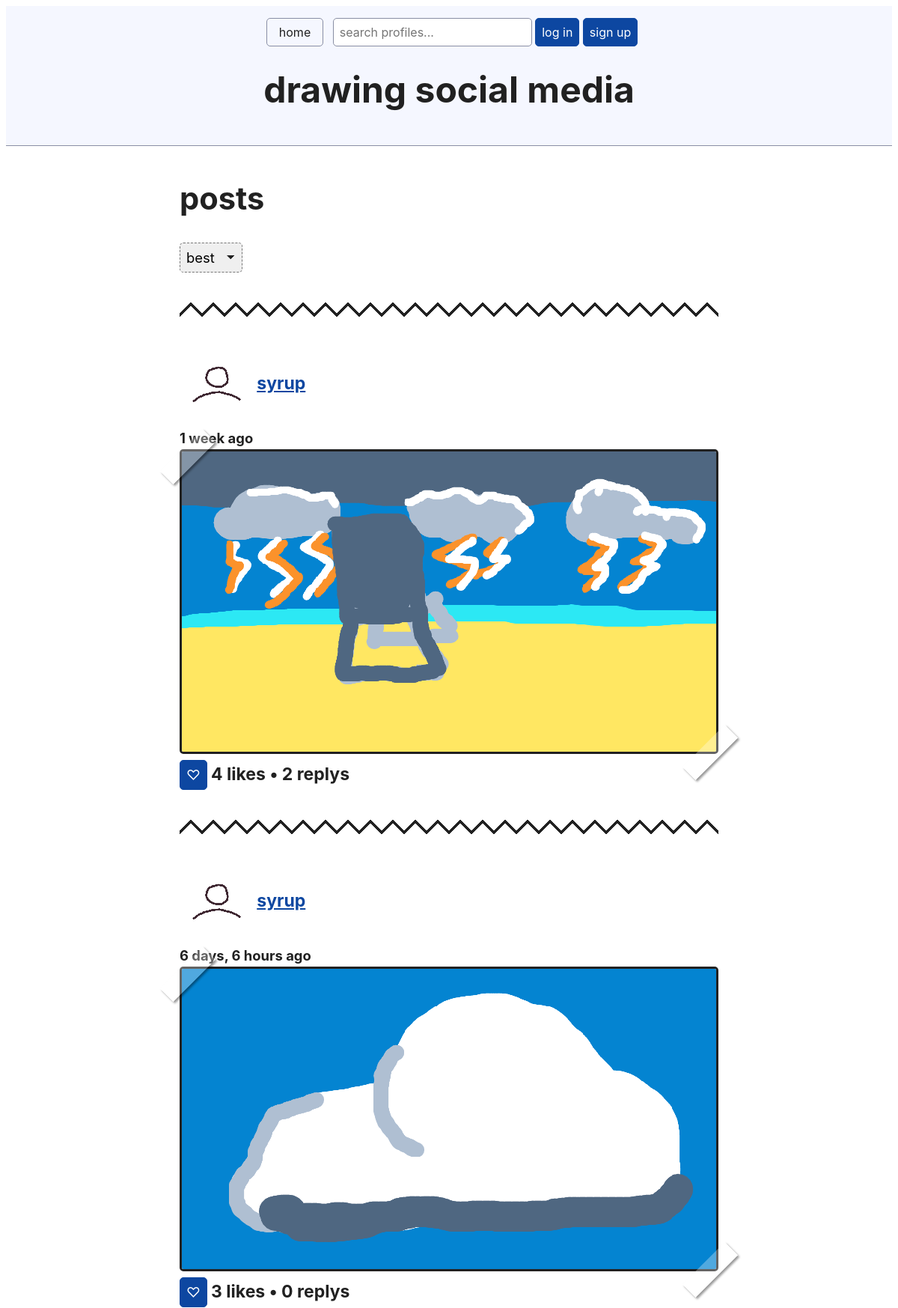
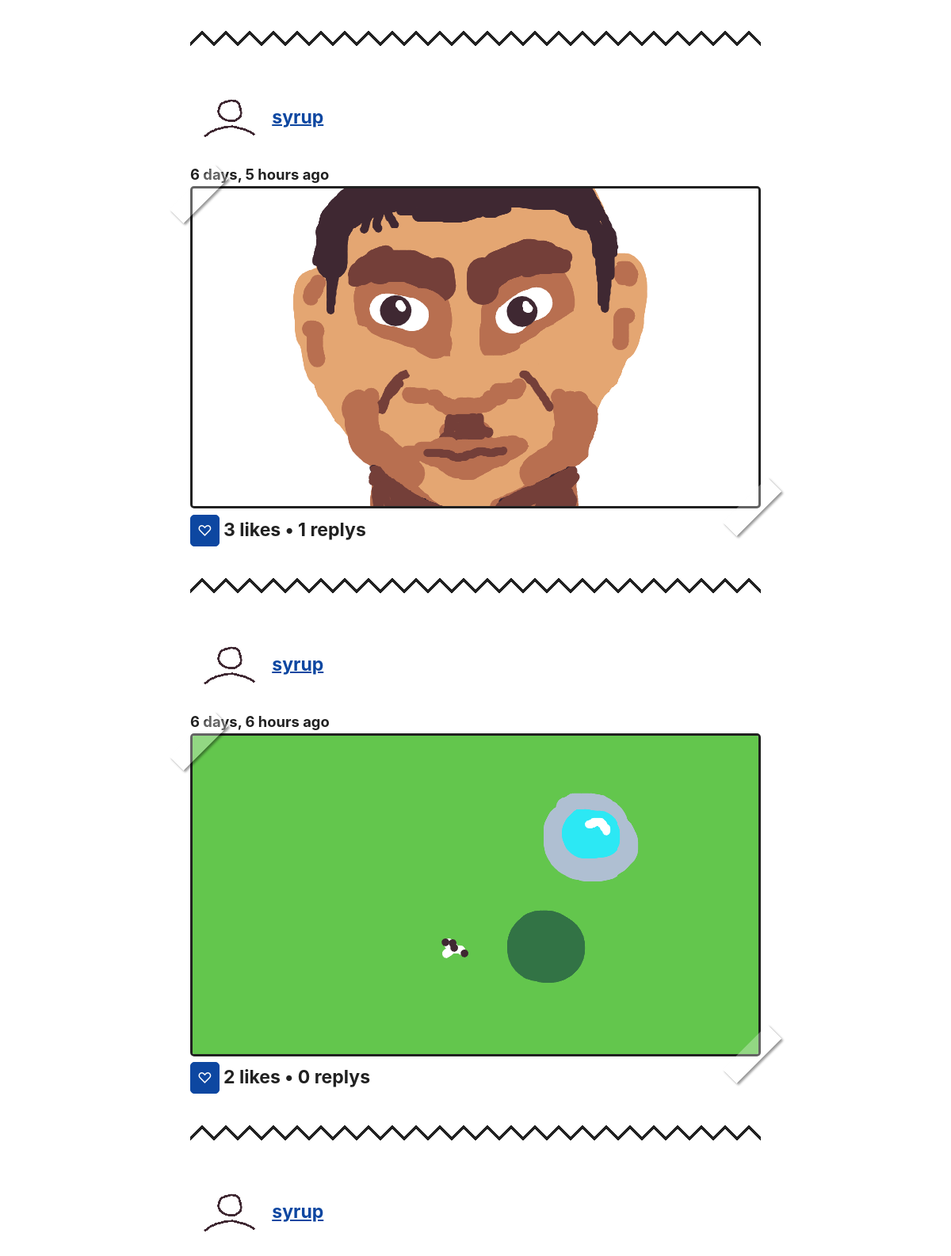
The page / (upper part) on the database its author committed (2 pictures, top to bottom).
### socialMedia/models.py (models this page shows, shortened)
class Post(models.Model):
    body = models.ImageField()
    created_by = models.ForeignKey("UserProfile", on_delete=models.CASCADE)
    created_on = models.DateTimeField(auto_now_add=True)

class UserProfile(models.Model):
    user = models.OneToOneField(User, on_delete=models.CASCADE)
    profile_picture = models.ImageField(default="placeholders/fpfPlaceholder.png")
    bio_picture = models.ImageField(default="placeholders/bioPlaceholder.png")
    follows = models.ManyToManyField(
        "self",
        related_name="followed_by",
        symmetrical=False,
        blank=True
    )
    def __str__(self):
        return self.user.username

### socialMedia/views.py (the view, shortened to what this page needs)
# urls.py: path('',views.post_homepage,name="home"),
def post_homepage(request):
    page=1
    order_by="-like_count"
    url_sort_by="best"
    parsed_url = parse_qs(urlparse(request.build_absolute_uri()).query)
    if('page' in parsed_url):
        page=parsed_url['page'][0]
    posts = Post.objects.all()
    posts = Paginator(posts.annotate(like_count=Count('likes')).order_by(order_by), 10)
    context = {
        "posts": posts.page(page),
        "url_sort_by" :url_sort_by,
        "page" : page,
        "max_page" : posts.num_pages
    }
    return render(request, "homepage.html", context)

### socialMedia/templates/homepage.html (shortened to what this page needs)
{% extends "base.html" %}
{% block page_content %}
    <h2>posts</h2>
    {% include "components/sort.html" %}
    {% for post in posts %}
        {% include 'components/post.html' %}
    {% endfor %}
{% endblock page_content %}

### socialMedia/templates/components/post.html (shortened to what this page needs)
{% load static %}
{% load filters %}
<div class="post">
    <div>
        <h4>
            <a href="{% url 'profile_detail' post.created_by.pk%}"><img style="height: 55px; border-style: none;vertical-align: middle;" src="/media/{{post.created_by.profile_picture}}" alt="body image"></a>
            <a href="{% url 'profile_detail' post.created_by.pk%}">{{ post.created_by }}</a>
        </h4>
        <b>{{ post.created_on|timesince}} ago</b>
        <div class="photo"><a href="{% url 'post_detail' post.pk%}"> <img class="art" src="/media/{{post.body.name }}" alt="body image"></a></div>
    </div>
    {% if user.is_authenticated %}
        <button onclick="like('{% url 'post_like' post.pk %}','{% url 'post_get_likes' post.pk %}',{{post.pk}},'{{ csrf_token }}')" id="p{{post.pk}}">
            {% if post.likes.all|dasame:user.pk %}
                ♥
            {% else %}
                ♡
            {% endif %}
        </button>
    {% else %}
        <form style="display: inline;" method="post" action="{% url 'login' %}">
            <button type="submit">♡</button>
        </form>
    {% endif %}
    <h4 id="pl{{post.pk}}" style="display: inline">{{post.likes.all.count}} likes • {{post.replys.all.count}} replys</h4>
    <div class="zig-zag-line"></div>
</div>

### rows shown on the page
Post: created_by.profile_picture (picture), created_by "syrup", created_on "1 week", body.name (picture), likes.all.count "4", replys.all.count "2"
Post: created_by.profile_picture (picture), created_by "syrup", created_on "6 days, 6 hours", body.name (picture), likes.all.count "3", replys.all.count "0"
Post: created_by.profile_picture (picture), created_by "syrup", created_on "6 days, 5 hours", body.name (picture), likes.all.count "3", replys.all.count "1"
Post: created_by.profile_picture (picture), created_by "syrup", created_on "6 days, 6 hours", body.name (picture), likes.all.count "2", replys.all.count "0"
Post: created_by.profile_picture (picture), created_by "syrup"
